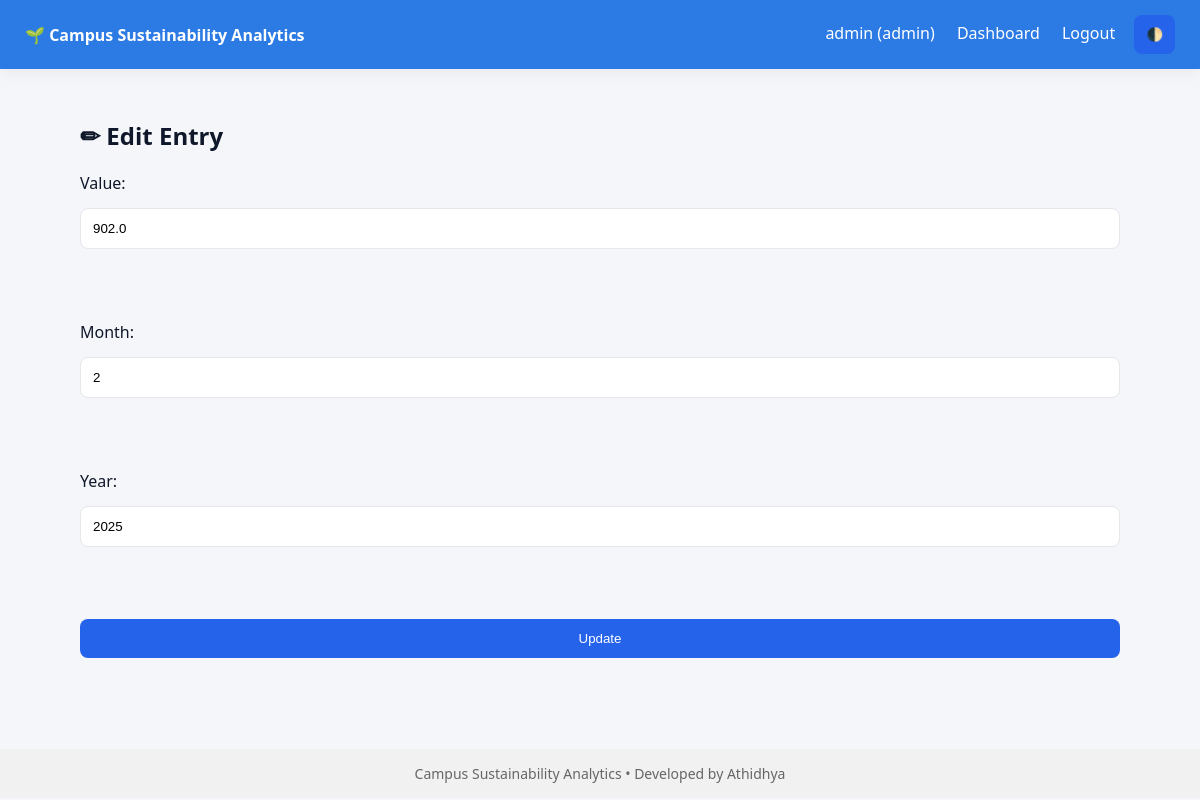
/data/edit_entry/energy_data/2 (signed in), run on the app's committed database.
### tables this page shows
CREATE TABLE energy_data (
        id INTEGER PRIMARY KEY AUTOINCREMENT,
        value REAL NOT NULL,
        month INTEGER NOT NULL CHECK(month BETWEEN 1 AND 12),
        year INTEGER NOT NULL,
        entered_by INTEGER,
        created_at TIMESTAMP DEFAULT CURRENT_TIMESTAMP,
        FOREIGN KEY (entered_by) REFERENCES users(id) ON DELETE SET NULL
    );

### dataentry.py (the view, shortened to what this page needs)
@dataentry_bp.route("/edit_entry/<table>/<int:id>", methods=["GET", "POST"])
def edit_entry(table, id):
    if "user_id" not in session:
        return redirect(url_for("login"))
    if table not in ALLOWED_TABLES:
        return "Invalid table ❌"
    conn = get_connection()
    cursor = conn.cursor()
    cursor.execute(f"SELECT * FROM {table} WHERE id=?", (id,))
    entry = cursor.fetchone()
    conn.close()
    return render_template(
        "edit_entry.html",
        entry=entry,
        table=table
    )

### database.py (called while the page is built)
def get_connection():
    conn = sqlite3.connect(DB_NAME, timeout=10)
    conn.row_factory = sqlite3.Row
    conn.execute("PRAGMA foreign_keys = ON")
    return conn

### templates/edit_entry.html
{% extends "base.html" %}
{% block content %}
<h2>✏ Edit Entry</h2>
<form method="post">
    <label>Value:</label>
    <input type="number" step="0.01" name="value" value="{{ entry.value }}" required><br><br>
    <label>Month:</label>
    <input type="number" name="month" value="{{ entry.month }}" required><br><br>
    <label>Year:</label>
    <input type="number" name="year" value="{{ entry.year }}" required><br><br>
    <button type="submit">Update</button>
</form>
{% endblock %}

### static/style.css (style rules this page uses)
:root { --primary: #2563eb; --secondary: #16a34a; --bg: #f8fafc; --card: #ffffff; --text: #0f172a; --muted: #64748b; --danger: #dc2626; --radius: 12px; }
* { box-sizing: border-box; }
body { margin: 0; font-family: "Inter", system-ui, sans-serif; background: var(--bg); color: var(--text); }
form { display: grid; gap: 14px; }
input, select { padding: 12px; border-radius: 8px; border: 1px solid #e5e7eb; }
button { padding: 12px; border-radius: 8px; border: none; background: var(--primary); color: white; cursor: pointer; }

### templates/base.html (style rules this page uses)
body { font-family: 'Segoe UI', sans-serif; margin: 0; background: #f4f6f9; transition: background 0.3s, color 0.3s; }

### data on the page
energy_data: value "902.0", month "2", year "2025"

### other printed values
{{ session.username }} "admin"
{{ session.role }} "admin"
